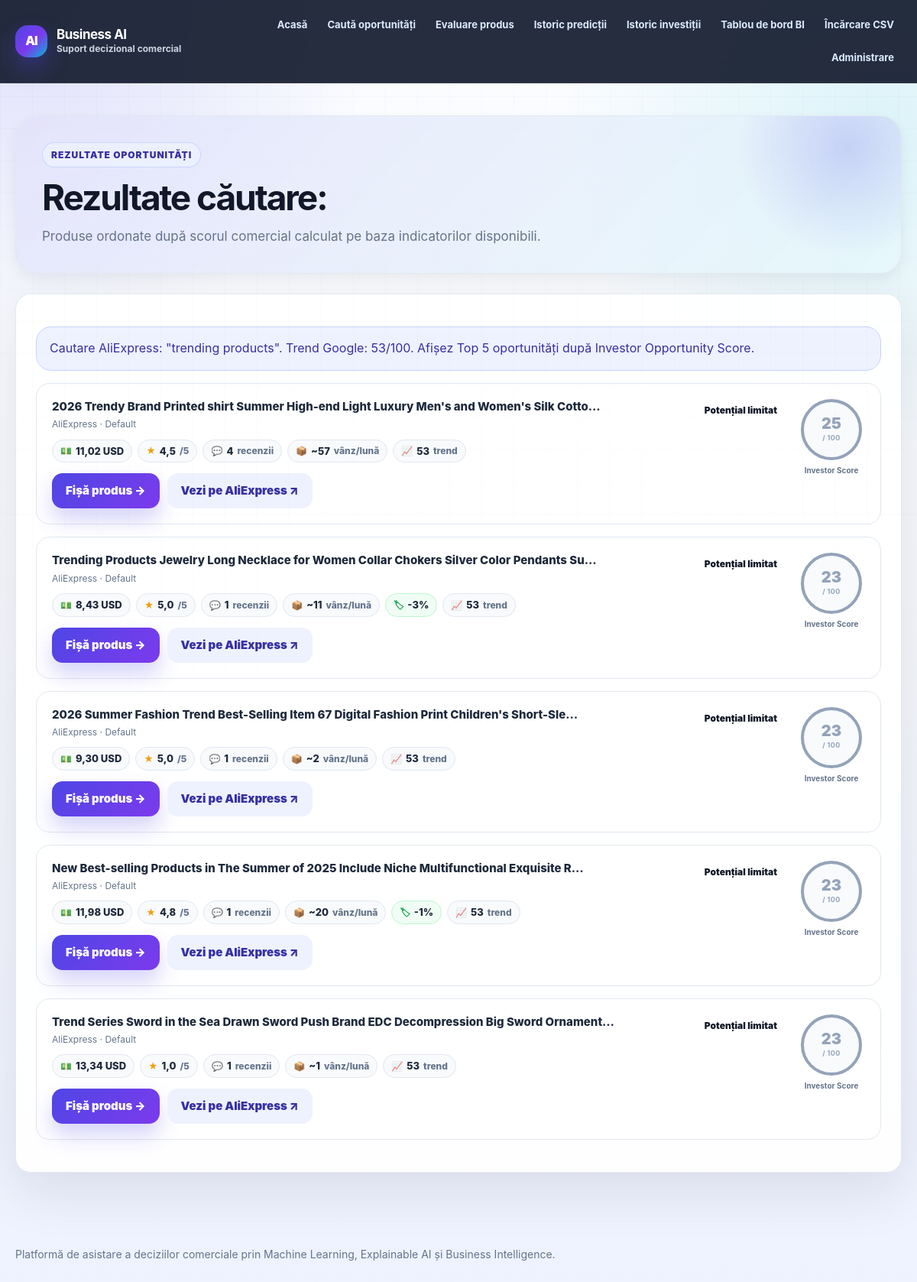
/oportunitati/cautare/97/, run on the app's committed database.
### discovery/models.py (models this page shows, shortened)
class SearchQuery(models.Model):
    SOURCE_API = 'api'
    SOURCE_CSV = 'csv'
    SOURCE_CHOICES = [
        (SOURCE_API, 'Amazon API (date reale)'),
        (SOURCE_CSV, 'CSV fallback (demo)'),
    ]
    keyword = models.CharField(max_length=200)
    category = models.CharField(max_length=120, blank=True)
    max_price = models.DecimalField(max_digits=10, decimal_places=2, null=True, blank=True)
    min_rating = models.FloatField(default=0)
    min_reviews = models.PositiveIntegerField(default=0)
    top_n = models.PositiveIntegerField(default=5)
    data_source = models.CharField(max_length=20, choices=SOURCE_CHOICES, default=SOURCE_API)
    used_source = models.CharField(max_length=40, blank=True)
    status_message = models.TextField(blank=True)
    created_at = models.DateTimeField(auto_now_add=True)
    class Meta:
        ordering = ['-created_at']

class DiscoveredProduct(models.Model):
    search_query = models.ForeignKey(SearchQuery, on_delete=models.CASCADE, related_name='products')
    linked_product = models.ForeignKey('products.Product', on_delete=models.SET_NULL, null=True, blank=True)
    source = models.CharField(max_length=40, default='amazon_api')
    external_id = models.CharField(max_length=160, blank=True)
    title = models.CharField(max_length=300)
    category = models.CharField(max_length=120, blank=True)
    brand = models.CharField(max_length=120, blank=True)
    price = models.DecimalField(max_digits=10, decimal_places=2)
    currency = models.CharField(max_length=10, default='USD')
    item_url = models.URLField(blank=True, max_length=500)
    image_url = models.URLField(blank=True, max_length=500)
    condition = models.CharField(max_length=120, blank=True)
    seller_username = models.CharField(max_length=160, blank=True)
    seller_feedback_score = models.PositiveIntegerField(default=0)
    seller_feedback_percent = models.FloatField(default=0)
    rating = models.FloatField(default=0)
    review_count = models.PositiveIntegerField(default=0)
    estimated_orders = models.PositiveIntegerField(default=0)
    trend_score = models.FloatField(default=0)
    commercial_score = models.FloatField(default=0)
    raw_data = models.JSONField(default=dict, blank=True)
    created_at = models.DateTimeField(auto_now_add=True)
    class Meta:
        ordering = ['-commercial_score', 'price']

### discovery/views.py (the view)
# urls.py: path('cautare/<int:pk>/', views.search_results, name='discovery_search_results'),
def search_results(request, pk):
    search_query = get_object_or_404(SearchQuery, pk=pk)
    discovered_products = search_query.products.all()
    return render(request, 'discovery/search_results.html', {
        'search_query': search_query,
        'discovered_products': discovered_products,
    })

### templates/discovery/search_results.html (shortened to what this page needs)
{% extends 'base.html' %}
{% block content %}
<div class="page-header">
  <div class="page-eyebrow">Rezultate oportunități</div>
  <h1>Rezultate căutare: {{ search_query.keyword }}</h1>
  <p class="page-subtitle">
    Produse ordonate după scorul comercial calculat pe baza indicatorilor disponibili.
  </p>
</div>
<div class="card">
  {% if search_query.status_message %}<div class="alert alert-info">{{ search_query.status_message }}</div>{% endif %}
  {% include 'discovery/partials_results_table.html' with discovered_products=discovered_products %}
</div>
{% endblock %}

### templates/discovery/partials_results_table.html (shortened to what this page needs)
{% for product in discovered_products %}
{% with raw=product.raw_data score=product.commercial_score %}
{% with opp_class=raw.opportunity_score_class|default:"" opp_label=raw.opportunity_label|default:"" %}
<div class="opp-card">
  <div>
    <div style="display:flex;align-items:flex-start;gap:10px;margin-bottom:10px;flex-wrap:wrap;">
      <div style="flex:1;">
        <div style="font-size:15px;font-weight:800;color:#1e293b;line-height:1.35;">
          {{ product.title|truncatechars:90 }}
        </div>
        <div style="font-size:12px;color:var(--muted);margin-top:3px;">
          {% if product.brand %}{{ product.brand }} · {% endif %}{{ product.category }}
        </div>
      </div>
      {% if opp_label %}
        <span class="badge
          {% if score >= 70 %}badge-success
          {% elif score >= 50 %}badge-info
          {% elif score >= 30 %}badge-warning
          {% else %}badge{% endif %}">
          {{ opp_label }}
        </span>
      {% endif %}
    </div>
    <div style="display:flex;flex-wrap:wrap;gap:7px;margin-bottom:14px;">
      <span class="metric-pill">
        💵 <span class="val">{{ product.price }} {{ product.currency }}</span>
      </span>
      {% if product.rating %}
      <span class="metric-pill">
        <span class="stars">★</span>
        <span class="val">{{ product.rating|floatformat:1 }}</span>
        <span style="color:var(--muted);">/5</span>
      </span>
      {% endif %}
      {% if product.review_count %}
      <span class="metric-pill">
        💬 <span class="val">{{ product.review_count }}</span>
        <span style="color:var(--muted);">recenzii</span>
      </span>
      {% endif %}
      {% if product.estimated_orders %}
      <span class="metric-pill">
        📦 <span class="val">~{{ product.estimated_orders }}</span>
        <span style="color:var(--muted);">vânz/lună</span>
      </span>
      {% endif %}
      {% if raw.discount_percent and raw.discount_percent > 0 %}
      <span class="metric-pill" style="color:#16a34a;border-color:#bbf7d0;background:#f0fdf4;">
        🏷 <span class="val">-{{ raw.discount_percent|floatformat:0 }}%</span>
      </span>
      {% endif %}
      {% if product.trend_score and product.trend_score != 50 %}
      <span class="metric-pill">
        📈 <span class="val">{{ product.trend_score|floatformat:0 }}</span>
        <span style="color:var(--muted);">trend</span>
      </span>
      {% endif %}
    </div>
    <div style="display:flex;gap:10px;flex-wrap:wrap;align-items:center;">
      <a class="btn" href="/oportunitati/analizeaza/{{ product.id }}/">
        Fișă produs →
      </a>
      {% if product.item_url %}
        {% if product.source == 'aliexpress_api' %}
          <a class="btn btn-ghost" href="{{ product.item_url }}" target="_blank" rel="noopener">
            Vezi pe AliExpress ↗
          </a>
        {% elif product.source == 'amazon_api' %}
          <a class="btn btn-ghost" href="{{ product.item_url }}" target="_blank" rel="noopener">
            Vezi pe Amazon ↗
          </a>
        {% elif product.source == 'ebay_api' %}
          <a class="btn btn-ghost" href="{{ product.item_url }}" target="_blank" rel="noopener">
            Vezi pe eBay ↗
          </a>
        {% else %}
          <a class="btn btn-ghost" href="{{ product.item_url }}" target="_blank" rel="noopener">
            Vezi produs ↗
          </a>
        {% endif %}
      {% endif %}
    </div>
  </div>
  <div style="display:flex;flex-direction:column;align-items:center;gap:5px;">
    <div class="opp-ring
      {% if score >= 70 %}opp-score-excellent
      {% elif score >= 50 %}opp-score-good
      {% elif score >= 30 %}opp-score-moderate
      {% else %}opp-score-low{% endif %}">
      <span class="score-val">{{ score|floatformat:0 }}</span>
      <span class="score-lbl">/ 100</span>
    </div>
    <span style="font-size:10px;color:var(--muted);text-align:center;font-weight:700;max-width:82px;">
      Investor Score
    </span>
  </div>
</div>
{% endwith %}
{% endwith %}
{% empty %}
<div class="empty-state">
  Nu au fost găsite produse care să respecte criteriile selectate.<br>
  Încearcă să relaxezi filtrele sau lasă câmpurile goale pentru descoperire automată.
</div>
{% endfor %}

### static/css/app.css (style rules this page uses)
:root { --bg: #f5f7fb; --bg-2: #eef2ff; --surface: #ffffff; --surface-soft: #f8fafc; --text: #111827; --muted: #64748b; --muted-2: #94a3b8; --border: #e2e8f0; --primary: #4f46e5; --primary-dark: #3730a3; --primary-soft: #eef2ff; --accent: #7c3aed; --cyan: #06b6d4; --success: #16a34a; --success-soft: #dcfce7; --warning: #d97706; --warning-soft: #fef3c7; --danger: #dc2626; --danger-soft: #fee2e2; --shadow-sm: 0 8px 18px rgba(15, 23, 42, 0.06); --shadow: 0 24px 70px rgba(15, 23, 42, 0.10); --radius-sm: 12px; --radius: 20px; --radius-lg: 28px; }
* { box-sizing: border-box; }
html { scroll-behavior: smooth; }
body { margin: 0; min-height: 100vh; font-family: Inter, ui-sans-serif, system-ui, -apple-system, BlinkMacSystemFont, "Segoe UI", sans-serif; color: var(--text); background: radial-gradient(circle at 4% 0%, rgba(79, 70, 229, 0.16), transparent 28rem), radial-gradient(circle at 96% 10%, rgba(6, 182, 212, 0.12), transparent 26rem), linear-gradient(180deg, #fbfdff 0%, var(--bg) 48%, #eef2ff 100%); line-height: 1.6; }
body::before { content: ""; position: fixed; inset: 0; pointer-events: none; background-image: linear-gradient(rgba(15, 23, 42, 0.025) 1px, transparent 1px), linear-gradient(90deg, rgba(15, 23, 42, 0.025) 1px, transparent 1px); background-size: 42px 42px; mask-image: linear-gradient(to bottom, black, transparent 70%); }
a { color: var(--primary); text-decoration: none; font-weight: 700; }
.page-header, .hero { position: relative; overflow: hidden; border-radius: var(--radius-lg); padding: 34px; margin-bottom: 26px; background: linear-gradient(135deg, rgba(79, 70, 229, 0.12), rgba(6, 182, 212, 0.08)), rgba(255, 255, 255, 0.74); border: 1px solid rgba(226, 232, 240, 0.9); box-shadow: var(--shadow-sm); }
.page-header::after, .hero::after { content: ""; position: absolute; right: -90px; top: -120px; width: 320px; height: 320px; border-radius: 999px; background: radial-gradient(circle, rgba(79, 70, 229, 0.20), transparent 64%); }
.page-eyebrow { position: relative; z-index: 1; display: inline-flex; align-items: center; gap: 8px; color: var(--primary-dark); background: rgba(238, 242, 255, 0.85); border: 1px solid rgba(199, 210, 254, 0.9); border-radius: 999px; padding: 6px 11px; font-size: 12px; font-weight: 900; letter-spacing: .08em; text-transform: uppercase; margin-bottom: 14px; }
h1, h2, h3 { color: var(--text); letter-spacing: -0.045em; line-height: 1.12; }
h1 { position: relative; z-index: 1; margin: 0 0 12px; font-size: clamp(30px, 4vw, 46px); max-width: 920px; }
.page-subtitle, .lead { position: relative; z-index: 1; max-width: 880px; margin: 0; color: var(--muted); font-size: 17px; }
.card { background: rgba(255, 255, 255, 0.92); border: 1px solid rgba(226, 232, 240, 0.95); border-radius: var(--radius); box-shadow: var(--shadow); padding: 26px; margin-bottom: 24px; }
button, .btn, .button, input[type="submit"] { display: inline-flex; align-items: center; justify-content: center; gap: 8px; min-height: 44px; border: 0; border-radius: 14px; padding: 11px 18px; background: linear-gradient(135deg, var(--primary), var(--accent)); color: #fff !important; font-weight: 900; font-size: 15px; cursor: pointer; box-shadow: 0 15px 28px rgba(79, 70, 229, 0.24); transition: transform .2s ease, box-shadow .2s ease, filter .2s ease; }
.btn-ghost { color: var(--primary-dark) !important; background: var(--primary-soft); box-shadow: none; }
.badge { display: inline-flex; align-items: center; justify-content: center; border-radius: 999px; padding: 5px 11px; font-size: 12px; font-weight: 900; white-space: nowrap; }
.alert { border-radius: var(--radius); padding: 15px 17px; margin: 16px 0; border: 1px solid var(--border); background: var(--surface-soft); }
.alert-info { color: var(--primary-dark); background: var(--primary-soft); border-color: #c7d2fe; }

### data on the page
SearchQuery: status_message "Cautare AliExpress: \"trending products\". Trend Google: 53/100. Afișez Top 5 oportunități după Investor Opportunity Score."
DiscoveredProduct: title "2026 Trendy Brand Printed shirt Summer High-end Light Luxury Men's and Women's Silk Cotto…", brand "AliExpress", category "Default", opp_label "Potențial limitat", price "11,02", currency "USD", rating "4,5", review_count "4", estimated_orders "57", trend_score "53", commercial_score "25"
DiscoveredProduct: title "Trending Products Jewelry Long Necklace for Women Collar Chokers Silver Color Pendants Su…", brand "AliExpress", category "Default", opp_label "Potențial limitat", price "8,43", currency "USD", rating "5,0", review_count "1", estimated_orders "11", raw_data.discount_percent "3", trend_score "53", commercial_score "23"
DiscoveredProduct: title "2026 Summer Fashion Trend Best-Selling Item 67 Digital Fashion Print Children's Short-Sle…", brand "AliExpress", category "Default", opp_label "Potențial limitat", price "9,30", currency "USD", rating "5,0", review_count "1", estimated_orders "2", trend_score "53", commercial_score "23"
DiscoveredProduct: title "New Best-selling Products in The Summer of 2025 Include Niche Multifunctional Exquisite R…", brand "AliExpress", category "Default", opp_label "Potențial limitat", price "11,98", currency "USD", rating "4,8", review_count "1", estimated_orders "20", raw_data.discount_percent "1", trend_score "53", commercial_score "23"
DiscoveredProduct: title "Trend Series Sword in the Sea Drawn Sword Push Brand EDC Decompression Big Sword Ornament…", brand "AliExpress", category "Default", opp_label "Potențial limitat", price "13,34", currency "USD", rating "1,0", review_count "1", estimated_orders "1", trend_score "53", commercial_score "23"
